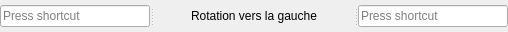
                <widget class="QSplitter" name="splitter_33">
                 <property name="sizePolicy">
                  <sizepolicy hsizetype="Fixed" vsizetype="Fixed">
                   <horstretch>0</horstretch>
                   <verstretch>0</verstretch>
                  </sizepolicy>
                 </property>
                 <property name="minimumSize">
                  <size>
                   <width>504</width>
                   <height>32</height>
                  </size>
                 </property>
                 <property name="maximumSize">
                  <size>
                   <width>502</width>
                   <height>32</height>
                  </size>
                 </property>
                 <property name="orientation">
                  <enum>Qt::Horizontal</enum>
                 </property>
                 <widget class="QKeySequenceEdit" name="_2Player_1_KeyCameraLeftRotation">
                  <property name="sizePolicy">
                   <sizepolicy hsizetype="Fixed" vsizetype="Fixed">
                    <horstretch>0</horstretch>
                    <verstretch>0</verstretch>
                   </sizepolicy>
                  </property>
                  <property name="minimumSize">
                   <size>
                    <width>150</width>
                    <height>32</height>
                   </size>
                  </property>
                  <property name="maximumSize">
                   <size>
                    <width>150</width>
                    <height>32</height>
                   </size>
                  </property>
                 </widget>
                 <widget class="QLabel" name="label_35">
                  <property name="sizePolicy">
                   <sizepolicy hsizetype="Fixed" vsizetype="Fixed">
                    <horstretch>0</horstretch>
                    <verstretch>0</verstretch>
                   </sizepolicy>
                  </property>
                  <property name="minimumSize">
                   <size>
                    <width>200</width>
                    <height>32</height>
                   </size>
                  </property>
                  <property name="maximumSize">
                   <size>
                    <width>200</width>
                    <height>32</height>
                   </size>
                  </property>
                  <property name="text">
                   <string>Rotation vers la gauche</string>
                  </property>
                  <property name="alignment">
                   <set>Qt::AlignCenter</set>
                  </property>
                 </widget>
                 <widget class="QKeySequenceEdit" name="_2Player_2_KeyCameraLeftRotation">
                  <property name="sizePolicy">
                   <sizepolicy hsizetype="Fixed" vsizetype="Fixed">
                    <horstretch>0</horstretch>
                    <verstretch>0</verstretch>
                   </sizepolicy>
                  </property>
                  <property name="minimumSize">
                   <size>
                    <width>150</width>
                    <height>32</height>
                   </size>
                  </property>
                  <property name="maximumSize">
                   <size>
                    <width>150</width>
                    <height>32</height>
                   </size>
                  </property>
                 </widget>
                </widget>
